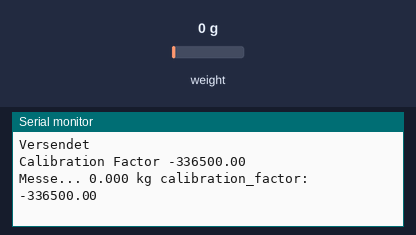
This program was run on a simulated ESP8266 (NodeMCU). On the bench: the last lines printed to the serial monitor. The inputs (shaded band) are chosen by the test bench; at power-on: weight on the scale 0 g. WiFi joins after 1.5 s; servers stay silent unless stated; no MQTT or app messages arrive unless stated.

Above: at 9.7 s.
9.8 s: weight on the scale set to 1250 g
At 9.95 s:
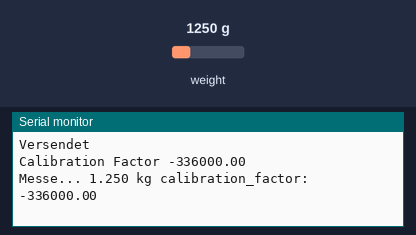
11.7 s: weight on the scale set to 100 g
At 11.85 s:
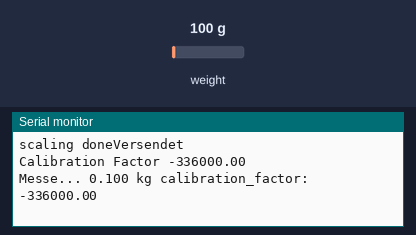
Timing chart, 0 to 14.7 s (numbered marks = the images above; inputs shaded):
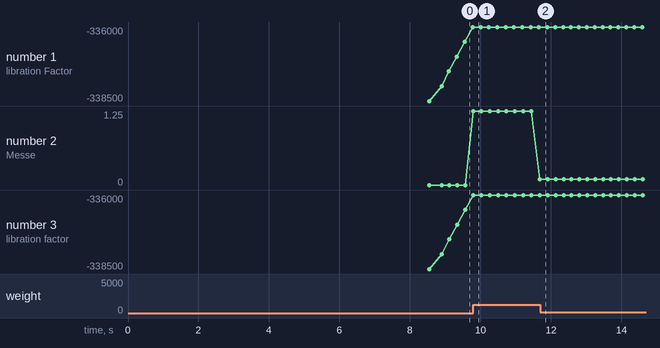

The program:

main.cpp
```cpp
#include "HX711.h"
#define DOUT D1
#define CLK D8
#include <ESP8266WiFi.h>
#include <ESP8266WiFiMulti.h>
#include <MFRC522.h>
#include <PubSubClient.h>
#include <SPI.h>
typedef double gramm;

constexpr uint8_t RST_PIN = D3;
constexpr uint8_t SS_PIN = D4;
const char *ssid = "";
const char *password = "";
const char *MQTT_BROKER = "broker.hivemq.com";
double masse;
WiFiClient espClient;
PubSubClient client(espClient);
MFRC522 rfid(SS_PIN, RST_PIN);
MFRC522::MIFARE_Key key;
String rfidtag;
String tag;
String mac;
float calibration_factor = -339000;
// float calibration_factor = -495000;
// float calibration_factor = -575000;
// float calibration_factor = -550000;
// float calibration_factor = -15000000; // der is eigentlich shit --> Ergebnis
// geht gegen 0
boolean scaling = true;
HX711 scale;
void setup() {
    scale.begin(DOUT, CLK);
    Serial.begin(9600);
    Serial.println("Hallo");
    // WLAN Verbindung aufbauen
    WiFi.begin(ssid, password);
    while (WiFi.status() != WL_CONNECTED) {
        Serial.print(".");
        delay(100);
    }
    Serial.println(WiFi.localIP());
    mac = WiFi.macAddress();
    client.setServer(MQTT_BROKER, 1883);
    // RFID lesen
    Serial.println("SPI Begin");
    SPI.begin();
    Serial.println("PCD _INIT");
    rfid.PCD_Init();

    // Waegezelle einrichten
    Serial.println("Set scale");
    scale.set_scale();
    Serial.println("Tare scale");
    scale.tare(); // Reset the scale to 0
    delay(5000);
    Serial.println("Finished Tare scale");
    long zero_factor = scale.read_average(); // Get a baseline reading
    Serial.print(
        "Zero factor: "); // This can be used to remove the need to tare the
                          // scale. Useful in permanent scale projects.
    Serial.println(zero_factor);
    /*
   if (!rfid.PCD_PerformSelfTest()) {
   Serial.println("Self test failed");
   } else {
   Serial.println("Self test sucessfully");
   }
   */
}
void loop() {
    // RFID
    // Serial.println("Enter Loop");
    /*
    if (!rfid.PICC_IsNewCardPresent())
    return;
    if (rfid.PICC_ReadCardSerial()) {
    for (byte i = 0; i < 4; i++) {
    tag += rfid.uid.uidByte[i];
    }
    }
    Serial.println(tag);
    rfid.PICC_HaltA();
    rfid.PCD_StopCrypto1();
    */
    tag = "EGAL";
    // TODO comment in delay(1000);
    // Waegezelle
    if (scaling) {
        scale.set_scale(calibration_factor); // Adjust to this calibration
                                             // factor
        calibration_factor += 500;
    }
    Serial.print("Calibration Factor ");
    Serial.println(calibration_factor);
    Serial.print("Messe... ");
    Serial.print(scale.get_units(), 3);
    masse = scale.get_units();
    Serial.print(" kg");
    Serial.print(" calibration_factor: ");
    Serial.print(calibration_factor);
    Serial.println();
    // delay(1000);
    if (!client.connected()) {
        while (!client.connected()) {
            // Client-ID wird gesetzt
            client.connect("MQTT_BROKER");
            delay(100);
        }
    }
    masse = abs(masse);
    if (masse > 0.264) {
        Serial.print("scaling done");
        scaling = false;
    }
    String mqttMessage = mac + " , " + tag + " , " + String(masse);
    String masseAlsString = String(masse);
    char buf[64];
    mqttMessage.toCharArray(buf, 64);
    client.publish("massBeverage", buf);
    Serial.println("Versendet");
    rfidtag = "";
    tag = "";
}
```

Measured:
- plotted number 2: 1.25 → 0.1 after the input at 9.8 s
